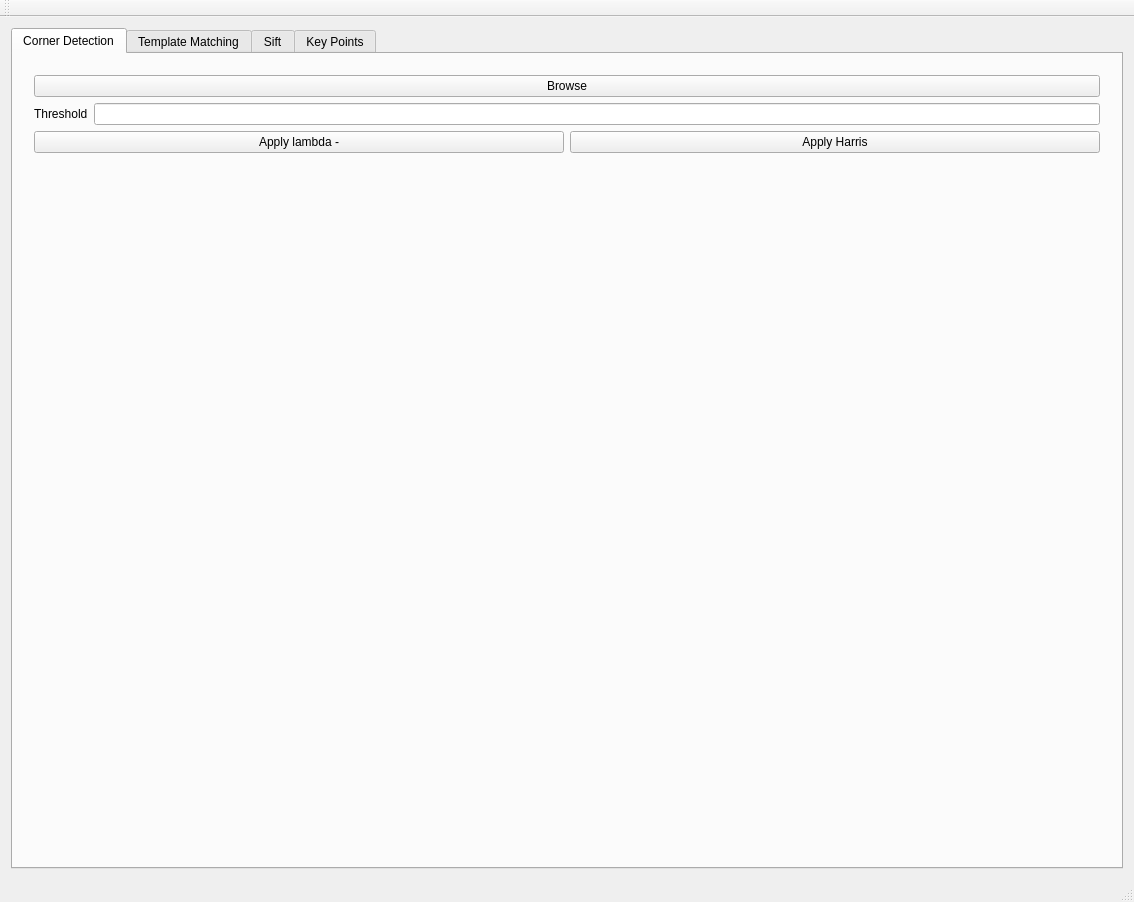
<?xml version="1.0" encoding="UTF-8"?>
<ui version="4.0">
 <class>MainWindowClass</class>
 <widget class="QMainWindow" name="MainWindowClass">
  <property name="geometry">
   <rect>
    <x>0</x>
    <y>0</y>
    <width>1134</width>
    <height>902</height>
   </rect>
  </property>
  <property name="windowTitle">
   <string>MainWindow</string>
  </property>
  <widget class="QWidget" name="centralWidget">
   <layout class="QHBoxLayout" name="horizontalLayout_28">
    <item>
     <widget class="QTabWidget" name="tab_3">
      <property name="currentIndex">
       <number>0</number>
      </property>
      <widget class="QWidget" name="tab">
       <attribute name="title">
        <string>Corner Detection</string>
       </attribute>
       <layout class="QHBoxLayout" name="horizontalLayout_3">
        <item>
         <layout class="QVBoxLayout" name="verticalLayout_3">
          <property name="leftMargin">
           <number>10</number>
          </property>
          <property name="topMargin">
           <number>10</number>
          </property>
          <property name="rightMargin">
           <number>10</number>
          </property>
          <item>
           <widget class="QPushButton" name="harrisBrowse_2">
            <property name="text">
             <string>Browse</string>
            </property>
           </widget>
          </item>
          <item>
           <layout class="QHBoxLayout" name="horizontalLayout">
            <item>
             <widget class="QLabel" name="label">
              <property name="text">
               <string>Threshold</string>
              </property>
             </widget>
            </item>
            <item>
             <widget class="QLineEdit" name="lineEdit"/>
            </item>
           </layout>
          </item>
          <item>
           <layout class="QHBoxLayout" name="horizontalLayout_29">
            <item>
             <widget class="QPushButton" name="apply_lambda_2">
              <property name="text">
               <string>Apply lambda -</string>
              </property>
             </widget>
            </item>
            <item>
             <widget class="QPushButton" name="apply_corner_det_2">
              <property name="text">
               <string>Apply Harris</string>
              </property>
             </widget>
            </item>
           </layout>
          </item>
          <item>
           <layout class="QHBoxLayout" name="horizontalLayout_2">
            <item>
             <layout class="QVBoxLayout" name="verticalLayout_4">
              <item>
               <widget class="QLabel" name="input_color_image_corner_detection_2">
                <property name="text">
                 <string/>
                </property>
               </widget>
              </item>
              <item>
               <widget class="QLabel" name="input_gray_image_corner_detection_2">
                <property name="text">
                 <string/>
                </property>
               </widget>
              </item>
             </layout>
            </item>
            <item>
             <widget class="QLabel" name="corner_detected_output_2">
              <property name="text">
               <string/>
              </property>
             </widget>
            </item>
           </layout>
          </item>
         </layout>
        </item>
       </layout>
      </widget>
      <widget class="QWidget" name="tab_2">
       <attribute name="title">
        <string>Template Matching</string>
       </attribute>
       <layout class="QHBoxLayout" name="horizontalLayout_6">
        <item>
         <layout class="QHBoxLayout" name="horizontalLayout_5">
          <property name="spacing">
           <number>20</number>
          </property>
          <property name="leftMargin">
           <number>10</number>
          </property>
          <property name="topMargin">
           <number>10</number>
          </property>
          <property name="rightMargin">
           <number>10</number>
          </property>
          <item>
           <layout class="QVBoxLayout" name="verticalLayout_5" stretch="8,1,8">
            <item>
             <widget class="QLabel" name="match_image">
              <property name="text">
               <string/>
              </property>
             </widget>
            </item>
            <item>
             <layout class="QHBoxLayout" name="horizontalLayout_4" stretch="0,0,0,0">
              <property name="spacing">
               <number>3</number>
              </property>
              <property name="sizeConstraint">
               <enum>QLayout::SetDefaultConstraint</enum>
              </property>
              <property name="topMargin">
               <number>0</number>
              </property>
              <item>
               <widget class="QPushButton" name="match_browse">
                <property name="text">
                 <string>Browse Image</string>
                </property>
               </widget>
              </item>
              <item>
               <widget class="QPushButton" name="temp_browse">
                <property name="text">
                 <string>Browse Temp</string>
                </property>
               </widget>
              </item>
              <item>
               <widget class="QComboBox" name="match_type">
                <property name="currentText">
                 <string>ssd</string>
                </property>
                <item>
                 <property name="text">
                  <string>ssd</string>
                 </property>
                </item>
                <item>
                 <property name="text">
                  <string>ncc</string>
                 </property>
                </item>
               </widget>
              </item>
              <item>
               <widget class="QPushButton" name="match_apply">
                <property name="text">
                 <string>Apply</string>
                </property>
               </widget>
              </item>
             </layout>
            </item>
            <item>
             <widget class="QLabel" name="temp_image">
              <property name="text">
               <string/>
              </property>
             </widget>
            </item>
           </layout>
          </item>
          <item>
           <layout class="QVBoxLayout" name="verticalLayout_12" stretch="5,0">
            <item>
             <widget class="QLabel" name="match_output">
              <property name="text">
               <string/>
              </property>
             </widget>
            </item>
            <item>
             <layout class="QHBoxLayout" name="horizontalLayout_27">
              <item>
               <widget class="QLabel" name="label_19">
                <property name="text">
                 <string>Elapsed Time</string>
                </property>
               </widget>
              </item>
              <item>
               <widget class="QLabel" name="time_elapsed_2">
                <property name="text">
                 <string>time</string>
                </property>
               </widget>
              </item>
             </layout>
            </item>
           </layout>
          </item>
         </layout>
        </item>
       </layout>
      </widget>
      <widget class="QWidget" name="tab_4">
       <attribute name="title">
        <string>Sift</string>
       </attribute>
       <layout class="QHBoxLayout" name="horizontalLayout_15">
        <item>
         <layout class="QVBoxLayout" name="verticalLayout_9" stretch="5,1,5,0">
          <property name="leftMargin">
           <number>10</number>
          </property>
          <property name="topMargin">
           <number>10</number>
          </property>
          <property name="rightMargin">
           <number>10</number>
          </property>
          <item>
           <layout class="QHBoxLayout" name="horizontalLayout_7">
            <item>
             <layout class="QVBoxLayout" name="verticalLayout_7">
              <item>
               <widget class="QPushButton" name="sift_img1_btn">
                <property name="text">
                 <string>Browse img1</string>
                </property>
               </widget>
              </item>
              <item>
               <widget class="QLabel" name="sift_img1_label">
                <property name="text">
                 <string/>
                </property>
               </widget>
              </item>
             </layout>
            </item>
            <item>
             <layout class="QVBoxLayout" name="verticalLayout_6">
              <item>
               <widget class="QPushButton" name="sift_img2_btn">
                <property name="text">
                 <string>Browse img2</string>
                </property>
               </widget>
              </item>
              <item>
               <widget class="QLabel" name="sift_img2_label">
                <property name="text">
                 <string/>
                </property>
               </widget>
              </item>
             </layout>
            </item>
           </layout>
          </item>
          <item>
           <layout class="QVBoxLayout" name="verticalLayout_8">
            <item>
             <layout class="QHBoxLayout" name="horizontalLayout_13">
              <item>
               <layout class="QHBoxLayout" name="horizontalLayout_8">
                <property name="spacing">
                 <number>10</number>
                </property>
                <item>
                 <widget class="QLabel" name="label_6">
                  <property name="text">
                   <string>Threshold</string>
                  </property>
                 </widget>
                </item>
                <item>
                 <widget class="QLineEdit" name="threshold_sift_input">
                  <property name="text">
                   <string>0.001</string>
                  </property>
                 </widget>
                </item>
               </layout>
              </item>
              <item>
               <layout class="QHBoxLayout" name="horizontalLayout_9">
                <property name="spacing">
                 <number>10</number>
                </property>
                <item>
                 <widget class="QLabel" name="label_7">
                  <property name="text">
                   <string>Level</string>
                  </property>
                 </widget>
                </item>
                <item>
                 <widget class="QLineEdit" name="level_sift_input">
                  <property name="text">
                   <string>4</string>
                  </property>
                 </widget>
                </item>
               </layout>
              </item>
             </layout>
            </item>
            <item>
             <layout class="QHBoxLayout" name="horizontalLayout_12">
              <item>
               <layout class="QHBoxLayout" name="horizontalLayout_11">
                <property name="spacing">
                 <number>10</number>
                </property>
                <item>
                 <widget class="QLabel" name="label_9">
                  <property name="text">
                   <string>scale factor</string>
                  </property>
                 </widget>
                </item>
                <item>
                 <widget class="QLineEdit" name="scale_factor_sift_input">
                  <property name="text">
                   <string>0.5</string>
                  </property>
                 </widget>
                </item>
               </layout>
              </item>
              <item>
               <layout class="QHBoxLayout" name="horizontalLayout_10">
                <property name="spacing">
                 <number>10</number>
                </property>
                <item>
                 <widget class="QLabel" name="label_8">
                  <property name="text">
                   <string>sigma</string>
                  </property>
                 </widget>
                </item>
                <item>
                 <widget class="QLineEdit" name="sigma_sift_input">
                  <property name="text">
                   <string>1.5</string>
                  </property>
                 </widget>
                </item>
               </layout>
              </item>
             </layout>
            </item>
            <item>
             <layout class="QHBoxLayout" name="horizontalLayout_14">
              <item>
               <widget class="QComboBox" name="sift_type">
                <item>
                 <property name="text">
                  <string>ssd</string>
                 </property>
                </item>
                <item>
                 <property name="text">
                  <string>ncc</string>
                 </property>
                </item>
               </widget>
              </item>
              <item>
               <widget class="QPushButton" name="apply_sift">
                <property name="text">
                 <string>Apply</string>
                </property>
               </widget>
              </item>
             </layout>
            </item>
           </layout>
          </item>
          <item>
           <widget class="QLabel" name="output_sift_img">
            <property name="text">
             <string/>
            </property>
           </widget>
          </item>
          <item>
           <layout class="QHBoxLayout" name="horizontalLayout_26">
            <item>
             <widget class="QLabel" name="time">
              <property name="text">
               <string>Elapsed Time</string>
              </property>
             </widget>
            </item>
            <item>
             <widget class="QLabel" name="time_elapsed">
              <property name="text">
               <string/>
              </property>
             </widget>
            </item>
           </layout>
          </item>
         </layout>
        </item>
       </layout>
      </widget>
      <widget class="QWidget" name="tab_5">
       <attribute name="title">
        <string>Key Points</string>
       </attribute>
       <layout class="QHBoxLayout" name="horizontalLayout_25">
        <item>
         <layout class="QVBoxLayout" name="verticalLayout_10" stretch="5,1,5">
          <property name="leftMargin">
           <number>10</number>
          </property>
          <property name="topMargin">
           <number>10</number>
          </property>
          <property name="rightMargin">
           <number>10</number>
          </property>
          <item>
           <widget class="QPushButton" name="in_key_btn">
            <property name="text">
             <string>Browse</string>
            </property>
           </widget>
          </item>
          <item>
           <layout class="QVBoxLayout" name="verticalLayout_13">
            <item>
             <layout class="QHBoxLayout" name="horizontalLayout_17">
              <item>
               <layout class="QHBoxLayout" name="horizontalLayout_18">
                <property name="spacing">
                 <number>10</number>
                </property>
                <item>
                 <widget class="QLabel" name="label_13">
                  <property name="text">
                   <string>Threshold</string>
                  </property>
                 </widget>
                </item>
                <item>
                 <widget class="QLineEdit" name="th_l">
                  <property name="text">
                   <string>0.001</string>
                  </property>
                 </widget>
                </item>
               </layout>
              </item>
              <item>
               <layout class="QHBoxLayout" name="horizontalLayout_19">
                <property name="spacing">
                 <number>10</number>
                </property>
                <item>
                 <widget class="QLabel" name="label_14">
                  <property name="text">
                   <string>Level</string>
                  </property>
                 </widget>
                </item>
                <item>
                 <widget class="QLineEdit" name="lev_l">
                  <property name="text">
                   <string>4</string>
                  </property>
                 </widget>
                </item>
               </layout>
              </item>
             </layout>
            </item>
            <item>
             <layout class="QHBoxLayout" name="horizontalLayout_20">
              <item>
               <layout class="QHBoxLayout" name="horizontalLayout_21">
                <property name="spacing">
                 <number>10</number>
                </property>
                <item>
                 <widget class="QLabel" name="label_15">
                  <property name="text">
                   <string>scale factor</string>
                  </property>
                 </widget>
                </item>
                <item>
                 <widget class="QLineEdit" name="sc_l">
                  <property name="text">
                   <string>0.5</string>
                  </property>
                 </widget>
                </item>
               </layout>
              </item>
              <item>
               <layout class="QHBoxLayout" name="horizontalLayout_22">
                <property name="spacing">
                 <number>10</number>
                </property>
                <item>
                 <widget class="QLabel" name="label_16">
                  <property name="text">
                   <string>sigma</string>
                  </property>
                 </widget>
                </item>
                <item>
                 <widget class="QLineEdit" name="su_l">
                  <property name="text">
                   <string>1.5</string>
                  </property>
                 </widget>
                </item>
               </layout>
              </item>
             </layout>
            </item>
            <item>
             <layout class="QHBoxLayout" name="horizontalLayout_23">
              <item>
               <widget class="QPushButton" name="app_key_btn">
                <property name="text">
                 <string>Apply</string>
                </property>
               </widget>
              </item>
             </layout>
            </item>
           </layout>
          </item>
          <item>
           <layout class="QHBoxLayout" name="horizontalLayout_24">
            <item>
             <layout class="QHBoxLayout" name="horizontalLayout_16">
              <item>
               <layout class="QVBoxLayout" name="verticalLayout_11">
                <item>
                 <widget class="QLabel" name="in_key">
                  <property name="text">
                   <string/>
                  </property>
                 </widget>
                </item>
               </layout>
              </item>
             </layout>
            </item>
            <item>
             <widget class="QLabel" name="out_key">
              <property name="text">
               <string/>
              </property>
             </widget>
            </item>
           </layout>
          </item>
         </layout>
        </item>
       </layout>
      </widget>
     </widget>
    </item>
   </layout>
  </widget>
  <widget class="QMenuBar" name="menuBar">
   <property name="geometry">
    <rect>
     <x>0</x>
     <y>0</y>
     <width>1134</width>
     <height>26</height>
    </rect>
   </property>
  </widget>
  <widget class="QToolBar" name="mainToolBar">
   <attribute name="toolBarArea">
    <enum>TopToolBarArea</enum>
   </attribute>
   <attribute name="toolBarBreak">
    <bool>false</bool>
   </attribute>
  </widget>
  <widget class="QStatusBar" name="statusBar"/>
 </widget>
 <layoutdefault spacing="6" margin="11"/>
 <resources/>
 <connections/>
</ui>
